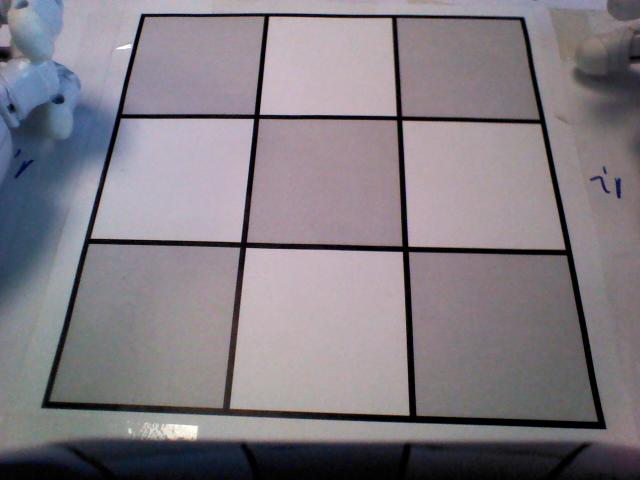
#> input picture unit_tests/snapshot_sm_1.jpg, 640 x 480 px, found by its file name; its folder holds only this picture in this run
$ python analyze_snapshot.py   (older library calls are emulated)
#> lines starting #> are read from the running program, lines starting #| are printed output that depends on the picture; after the words box and inside, x2 and y2 are one past the last pixel; in counts of white or black regions, pixels touching at a corner belong together
### nao_vision.py
import cv2 as cv
import numpy as np
import time
import os

'''
Open tasks:
- analyze the biggest blob

Embedded simplifications:
- image segments the analysis is performed on are hard-coded, it should be replaced with dymamic values returned from the board analysis
'''

class NaoVision:

    img_camera = None
    img_lines = None
    img_rectified = None
    img_current_state = None

    def __init__(self, sizes, logging):
        self.logger = logging
        self.logger.debug("Computer vision initialized with the following camera size: %s",str(sizes))


    def find_board(self, img):
        '''
        Function that analyzes camera input and searches for the board.
        returns ... True / False depending on the result
        '''

        # Pre-process the image for blob identification
        im_transformed = self.image_preprocessing(img)
        self.logger.debug("Image has been pre-processed for further analysis.")

        # Find the biggest blob
        biggest_blob, biggest_blob_size = self.find_biggest_blob(im_transformed)
        if( biggest_blob_size >= 140000 ):
            self.logger.debug("A sufficiently large blob has been identified. Image will now be cleaned.")

            # Remove anything outside the biggest blob
            im_cleaned = self.clean_image(im_transformed, biggest_blob)
            self.logger.debug("The image has been cleaned. Next line detection analysis will be performed.")

            # Determine if the biggest blob is indeed the 3x3 matrix we need
            lines, im_lines = self.find_lines(im_cleaned, 200)

            # Check if the lines consitute a matrix
            if self.check_matrix(lines, im_lines):
                self.logger.debug('Game board detected.')
                return True, im_cleaned, biggest_blob_size

            return False, im_lines, biggest_blob_size

        self.logger.debug("No board identified. The biggest blog size found: %s",str(biggest_blob_size))
        return False, img, biggest_blob_size


    def fix_board_position(self, img):
        '''
        Takes current board position and freezes it in memory.
        '''
        # Retrieve ordered horizontal and vertical lines
        lines, im_lines = self.find_lines(img, 200)
        h_lines, v_lines = self.split_lines(lines)

        # Order lines and pick to find the outer edges
        h_lines_ordered = self.order_lines(h_lines, True)
        v_lines_ordered = self.order_lines(v_lines, False)

        self.lines = [h_lines_ordered, v_lines_ordered]

        # Store image corners in memory
        tl, tr, bl, br = self.find_corners(h_lines_ordered, v_lines_ordered)
        self.corners = np.array([ tl, tr, br, bl ], dtype = "float32")

        # Store image segments dimensions in memory
        self.dimensions = self.find_all_segments(h_lines_ordered, v_lines_ordered)

        # Calculate the pixel dimensions of the identified board
        width_bottom = np.sqrt(((br[0] - bl[0]) ** 2) + ((br[1] - bl[1]) ** 2))
        width_up = np.sqrt(((tr[0] - tl[0]) ** 2) + ((tr[1] - tl[1]) ** 2))
        height_right = np.sqrt(((tr[0] - br[0]) ** 2) + ((tr[1] - br[1]) ** 2))
        height_left = np.sqrt(((tl[0] - bl[0]) ** 2) + ((tl[1] - bl[1]) ** 2))

        # Take the maximum of the width and height values a the final dimensions
        self.matrix_dim = max(int(width_up), int(height_right), int(width_bottom), int(height_left)) - 1

        # Construct destination points for correct image
        self.matrix_destination = np.array([ [0, 0], [self.matrix_dim, 0], [self.matrix_dim, self.matrix_dim], [0, self.matrix_dim] ], dtype = "float32")

        self.logger.debug("The image coordinates have been fixed. Do not move the board from this point forward.")
        return(im_lines)


    # [80 lines left out: function get_current_state, not called in this run]


    ## -------------------------------------------------------------
    #    SUPPORTING FUNCTIONS
    ## -------------------------------------------------------------

    def find_all_segments(self, h_lines, v_lines):
        c = 0
        segments = []
        while c < 3:

            column = []
            r = 0
            while r < 3:
                # Select only related lines
                h_lines_subset = [ h_lines[r], h_lines[r+1] ]
                v_lines_subset = [ v_lines[c], v_lines[c+1] ]
                tl, tr, bl, br = self.find_corners(h_lines_subset, v_lines_subset)

                column.append([tl, tr, bl, br])
                r = r + 1

            segments.append(column)
            c = c + 1

        return segments


    def find_corners(self, h_lines, v_lines):
        '''
        Convert outer edges to four corner points.
        '''
        tl = self.get_line_intersect( h_lines[0], v_lines[0] )
        tr = self.get_line_intersect( h_lines[0], v_lines[-1] )
        br = self.get_line_intersect( h_lines[-1], v_lines[-1] )
        bl = self.get_line_intersect( h_lines[-1], v_lines[0] )
        return tl, tr, bl, br


    def order_lines(self, lines, horizontal):
        '''
        Takes in lines and return them order from closest to the most distant from the origin.
        '''
        simple_array = []
        for line in lines:
            rho, theta = line[0]

            # Calculate intersect with the respective axis
            if horizontal:
                intersect = rho * np.sin(theta)
            else:
                intersect = rho * np.cos(theta)

            # Added into the simple array for ordering
            simple_array.append((rho, theta, intersect))

        # Add labels and order lines
        structured_array = np.array(simple_array, dtype=[('rho', float), ('theta', float), ('intersect', float)])
        ordered_array = np.sort(structured_array, order='intersect')

        # Re-format the outcome into OpenCV line structure
        final_array = []
        for line in ordered_array:
            final_array.append([[line[0], line[1]]])

        return final_array


    def split_lines(self, all_lines):
        '''
        Split the inserted lines into horizontal and vertical
        '''
        h_lines = []
        v_lines = []

        for line in all_lines:
            ln = line[0]
            theta = ln[1]
            b = np.sin(theta)

            if b >= 0.8:
                h_lines.append(line)
            else:
                v_lines.append(line)

        return h_lines, v_lines


    def get_line_intersect(self, line1, line2):
        '''
        Finds the intersection of two lines given in Hesse normal form.
        Returns closest integer pixel locations.
        '''
        rho1, theta1 = line1[0]
        rho2, theta2 = line2[0]
        A = np.array([
            [np.cos(theta1), np.sin(theta1)],
            [np.cos(theta2), np.sin(theta2)]
        ])
        b = np.array([[rho1], [rho2]])
        x0, y0 = np.linalg.solve(A, b)
        x0, y0 = int(np.round(x0)), int(np.round(y0))
        return (x0, y0)


    def check_matrix(self, lines, img):
        '''
        Check if hugh lines interesect into a 3x3 matrix
        Valid matrix consists of 8 lines (4 vertical and 4 horizontal) and each horizontal line crosses exactly four vertical lines.
        '''
        valid_matrix = True

        # Make sure there is exactly eight significant lines in the picture
        if( lines.shape[0] == 8 ):

            # Split horizontal and vertical lines
            h_lines, v_lines = self.split_lines(lines)

            # Make sure there is four of each
            if len(h_lines) == 4 and len(v_lines) == 4:

                # Make sure each horizontal line intersects precisely 4 vertical lines
                for h_line in h_lines:
                    intersect_num = 0

                    for v_line in v_lines:
                        intersect = self.get_line_intersect(h_line, v_line)

                        # Intersect is only valid, if the intersection falls within the image dimensions
                        if img.shape[1] >= intersect[0] >= 0 and img.shape[0] >= intersect[1] >= 0:
                            intersect_num = intersect_num + 1

                    if intersect_num != 4:
                        self.logger.debug('Matrix detection failed. One of the horizontal lines has failed to identify four intersects')
                        valid_matrix = False

            else:
                self.logger.debug('Matrix detection failed. Detected ' + str(len(h_lines)) + ' horizontal and ' + str(len(v_lines)) + ' vertical lines')
                valid_matrix = False

        else:
            self.logger.debug('Matrix detection failed. Number of lines detected is: ' + lines.shape[0] )
            valid_matrix = False

        return valid_matrix


    def draw_lines(self, line, img):
        '''
        Helper function to visualize the board lines
        '''
        rho = line[0]
        theta = line[1]

        a = np.cos(theta)
        b = np.sin(theta)

        x0 = a*rho
        y0 = b*rho

        x1 = int(x0 + 2000*(-b))
        y1 = int(y0 + 2000*(a))
        x2 = int(x0 - 2000*(-b))
        y2 = int(y0 - 2000*(a))

        img = cv.line(img, (x1, y1), (x2, y2), (255,0,255), 2)
        return img


    # [21 lines left out: function get_points_on_line, not called in this run]


    def merge_lines(self, lines, img):
        '''
        Perform k-means to group similar lines
        '''
        sd = np.std(lines, axis = 0)
        lines = lines / sd

        criteria = (cv.TERM_CRITERIA_EPS, 10, 1.0)
        ret,label,center = cv.kmeans(lines,8,None,criteria,10,cv.KMEANS_PP_CENTERS)

        # Reformat the output from k-means
        merged_lines = []
        for line in center:
            merged_lines.append([line])

        return merged_lines * sd


    def find_lines(self, im_cleaned, threshold):
        '''
        Perform Hugh Linear Transformation to detect if there are lines in the identified blob
        '''
        # Perform hough transformation, optimize threshold to only consider lines that are significant
        lines = cv.HoughLines(im_cleaned, 1, np.pi/180, threshold)

        # Merge neigboring lines together
        merged_lines = self.merge_lines(lines, im_cleaned)

        # Display merged lines
        ret = cv.cvtColor(im_cleaned, cv.COLOR_GRAY2RGB)
        for line in merged_lines:
            ret = self.draw_lines(line[0], ret)

        return merged_lines, ret


    def find_biggest_blob(self, im_transformed):
        '''
        Function to identify the biggest blob an its size
        '''

        # Find image contours
        ret,thresh = cv.threshold(im_transformed,127,255,0)
        im_cont, contours, hierarchy = cv.findContours(thresh,cv.RETR_TREE,cv.CHAIN_APPROX_SIMPLE)

        # Loop over contours to find the biggest area
        c = 0
        largest_area = 0
        largest_contour = 0
        for contour in contours:
            area = cv.contourArea(contour)
            if( area > largest_area ):
                largest_area = area
                largest_contour = c
            c = c + 1

        # # Render the contours
        # ret = cv.cvtColor(im_cont, cv.COLOR_GRAY2RGB)
        # cv.drawContours(ret,contours,largest_contour,(255,0,255), 3)

        return [contours[largest_contour]], largest_area


    def clean_image(self, im_transformed, biggest_blob):
        '''
        Remove clutter outside the biggest blob
        '''

        # Copy the thresholded image.
        stencil = np.zeros(im_transformed.shape).astype(im_transformed.dtype)

        # Create image mask based on the contour of the biggest blob
        cv.fillPoly(stencil, biggest_blob, [255, 255, 255])

        # Apply mask on the original image
        result = cv.bitwise_and(im_transformed, stencil)

        # Erode the image back to balance the original dilation
        result = cv.erode(result, np.ones((5,5), np.uint8))

        return result


    def image_preprocessing(self, im_orig):
        '''
        Apply several transformation to preprocess image for blob identification.
        The following filters are applied: convert to grayscale, gaussian blur, adaptive thresholding, bitwise invert and dilating
        '''

        # Convert to grayscale
        im_temp = cv.cvtColor(im_orig, cv.COLOR_BGR2GRAY)

        # Apply gaussian blur to smooth the lines by removing noise
        im_temp = cv.GaussianBlur(im_temp, (11,11), 0)

        # Apply adaptive image thresholding
        # ... it calculates a mean over a 5x5 window and subtracts 2 from the mean. This is the threshold level for every pixel.
        im_temp = cv.adaptiveThreshold(im_temp, 255, cv.ADAPTIVE_THRESH_MEAN_C, cv.THRESH_BINARY, 5, 2)

        # Invert the image
        im_temp = cv.bitwise_not(im_temp)

        # Dilate the image to complete small cracks
        im_transformed = cv.dilate(im_temp, np.ones((5,5), np.uint8), iterations = 1)

        return im_transformed


    # [114 lines left out: functions cut_image, color_quantization, calculate_color_ratio, renderImage, analyze_color, not called in this run]

### unit_tests/analyze_snapshot.py
import numpy as np
import cv2 as cv
from nao_vision import NaoVision
import logging
import time

logging.basicConfig(format = '%(asctime)s;%(levelname)s;%(filename)s;%(message)s', level = logging.DEBUG)

i = 1
while True:
    im = cv.imread("unit_tests/snapshot_sm_" + str(i) + ".jpg")
#> im is the input picture: shape (480, 640, 3); mean B, G, R 130.5, 123.3, 129.4
    vision = NaoVision((im.shape[0], im.shape[1]), logging)

    start = time.time()
    board_found, result, blob_size = vision.find_board(im)
#> in image_preprocessing, `im_temp = cv.GaussianBlur(im_temp, (11,11), 0)`:
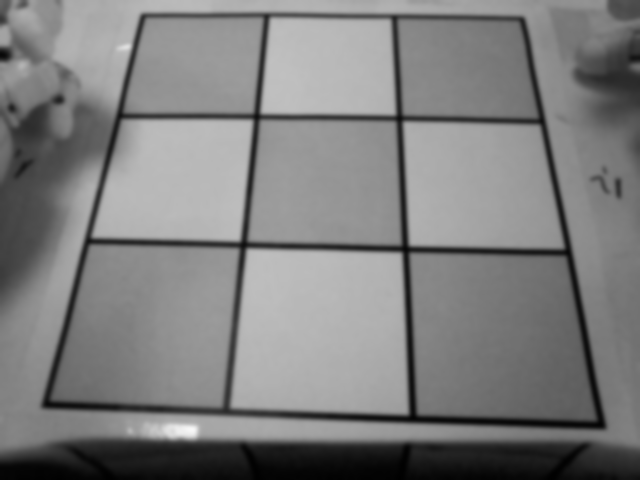
#> im_temp: shape (480, 640); min 0, max 248, mean 125.9
#> in image_preprocessing, `im_temp = cv.adaptiveThreshold(im_temp, 255, cv.ADAPTIVE_THRESH_MEAN_C..`:
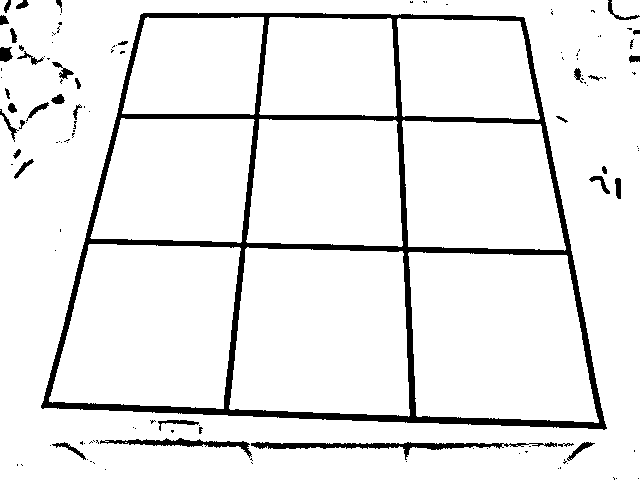
#> im_temp: shape (480, 640); 92.3% white; 124 black regions (87 under 20 px), largest, box (x1, y1, x2, y2) and area: (41, 13, 607, 430) 18684, (251, 442, 557, 460) 1390, (100, 438, 252, 458) 755
#> in image_preprocessing, `im_transformed = cv.dilate(im_temp, np.ones((5,5), np.uint8), iteratio..`:
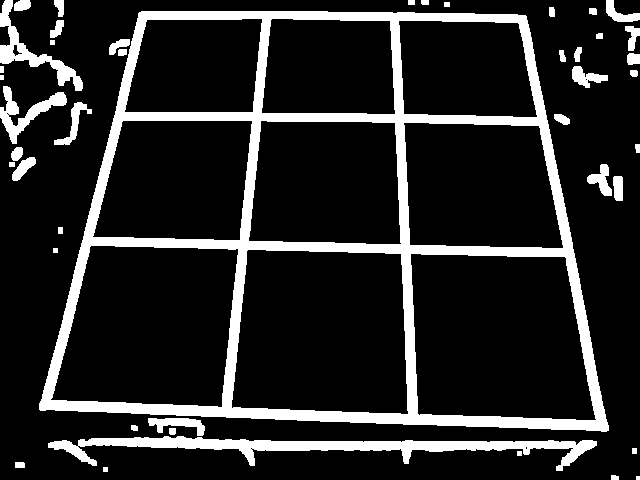
#> im_transformed: shape (480, 640); 15.2% white; 44 white regions (1 under 20 px)
#> in find_biggest_blob, `im_cont, contours, hierarchy = cv.findContours(thresh,cv.RETR_TREE,cv...`: contours = 59 contours, 12 with area under 20; largest, box (x1, y1, x2, y2) and area: (39, 11, 609, 432) 194966, (410, 253, 597, 421) 26860, (231, 249, 409, 415) 26454, (50, 245, 239, 408) 24951, (403, 122, 564, 249) 17694
#> the loop in find_biggest_blob, `for contour in contours:` made 59 passes
#> (area, largest_area) on passes 2, 4, 7, 40: (25.5, 25.5), (44.5, 44.5), (5161.5, 5161.5), (194966.5, 194966.5)
#> after the loop in find_biggest_blob, `for contour in contours:`: c = 59; largest_area = 194966.5; largest_contour = 39
#> in find_board, `biggest_blob, biggest_blob_size = self.find_biggest_blob(im_transformed)`: biggest_blob = 1 contour; box (x1, y1, x2, y2) and area: (39, 11, 609, 432) 194966; biggest_blob_size = 194966.5
#> in clean_image, `cv.fillPoly(stencil, biggest_blob, [255, 255, 255])`:
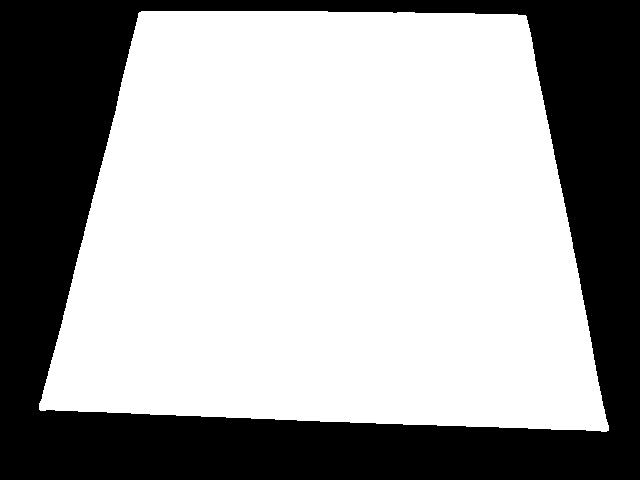
#> stencil: shape (480, 640); 63.8% white; 1 black region, box (x1, y1, x2, y2) and area: (0, 0, 640, 480) 111349
#> in clean_image, `result = cv.erode(result, np.ones((5,5), np.uint8))`:
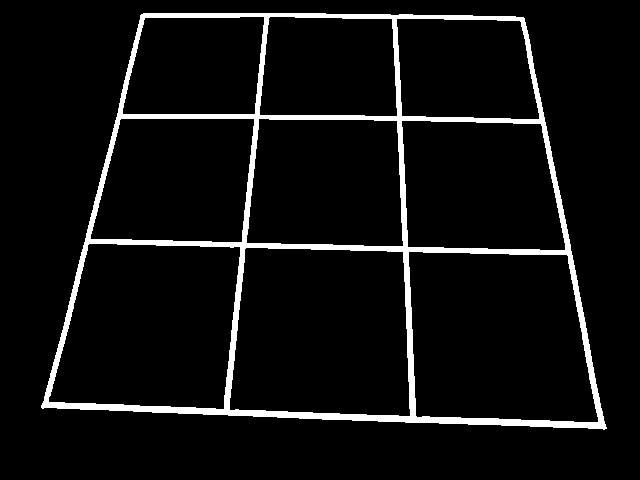
#> result: shape (480, 640); 6.1% white; 1 white region, box (x1, y1, x2, y2) and area: (41, 13, 607, 430) 18849
#> in find_lines, `lines = cv.HoughLines(im_cleaned, 1, np.pi/180, threshold)`: lines = 35 rows, first 8: [403, 1.61], [241, 1.59], [235, 1.61], [398, 1.62], [112, 1.59], [-510, 2.95], [-393, 3.09], [-395, 3.11]
#> in merge_lines, `sd = np.std(lines, axis = 0)`: sd = [[296.2, 0.934]]
#> in merge_lines, `lines = lines / sd`: lines = 35 rows, first 8: [1.36, 1.72], [0.814, 1.7], [0.793, 1.72], [1.34, 1.74], [0.378, 1.7], [-1.72, 3.16], [-1.33, 3.31], [-1.33, 3.33]
#> in merge_lines, `ret,label,center = cv.kmeans(lines,8,None,criteria,10,cv.KMEANS_PP_CEN..`: ret = 0.0345; label = 35 values, max 7 at index 11, min 0 at index 1, mean 3.29; center = [[0.802, 1.71], [-1.33, 3.31], [0.901, 0.112], [0.385, 1.69], [0.49, 0.271], [1.36, 1.73], [-1.72, 3.16], [0.0405, 1.69]]
#> the loop in merge_lines, `for line in center:` made 8 passes
#> after the loop in merge_lines, `for line in center:`: merged_lines = [[[0.802, 1.71]], [[-1.33, 3.31]], [[0.901, 0.112]], [[0.385, 1.69]], [[0.49, 0.271]], [[1.36, 1.73]], [[-1.72, 3.16]], [[0.0405, 1.69]]]
#> in find_lines, `merged_lines = self.merge_lines(lines, im_cleaned)`: merged_lines = [[237.7, 1.6], [-393.2, 3.09], [267, 0.105], [114, 1.58], [145, 0.253], [402.2, 1.61], [-509.3, 2.95], [12, 1.58]]
#> the loop in find_lines, `for line in merged_lines:` made 8 passes
#> (rho in draw_lines, theta in draw_lines, a in draw_lines, b in draw_lines, x0 in draw_lines, y0 in draw_lines, x1 in draw_lines, y1 in draw_lines) on passes 1 to 7: (237.7, 1.6, -0.0262, 1, -6.22, 237.6, -2005, 185), (-393.2, 3.09, -0.999, 0.0488, 392.7, -19.21, 295, -2016), (267, 0.105, 0.995, 0.105, 265.5, 27.91, 56, 2016), (114, 1.58, -0.00873, 1, -0.995, 114, -2000, 96), (145, 0.253, 0.968, 0.25, 140.4, 36.31, -360, 1972), (402.2, 1.61, -0.0407, 0.999, -16.37, 401.8, -2014, 320), (-509.3, 2.95, -0.982, 0.191, 500, -97.19, 118, -2060)
#> pass 2, in draw_lines (call 2), `img = cv.line(img, (x1, y1), (x2, y2), (255,0,255), 2)`:
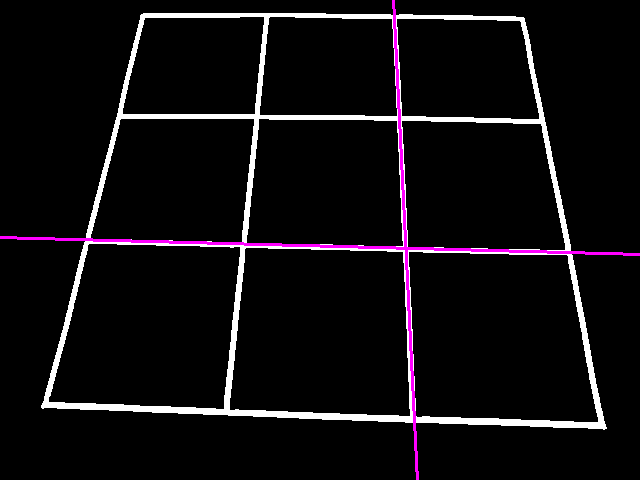
#> img: shape (480, 640, 3); mean B, G, R 16.2, 13.4, 16.2
#> pass 3, in draw_lines (call 3), `img = cv.line(img, (x1, y1), (x2, y2), (255,0,255), 2)`:
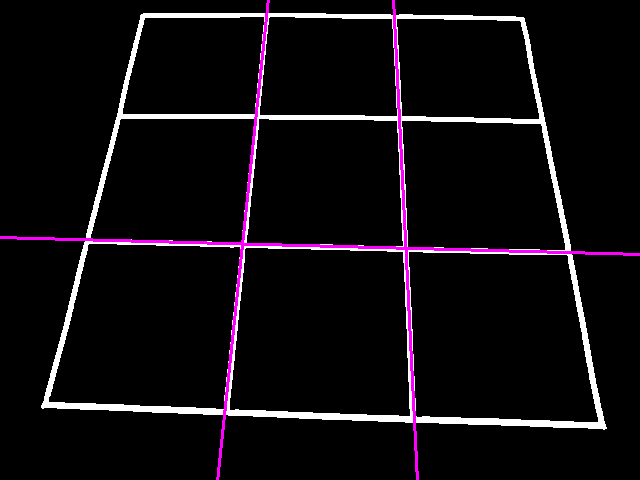
#> img: shape (480, 640, 3); 0.47% of pixels changed, all inside (x1, y1, x2, y2) = (216, 0, 270, 480)
#> in find_board, `lines, im_lines = self.find_lines(im_cleaned, 200)`: lines has the same summary as merged_lines in find_lines
#> (the rest of the program and of its run is left out)
